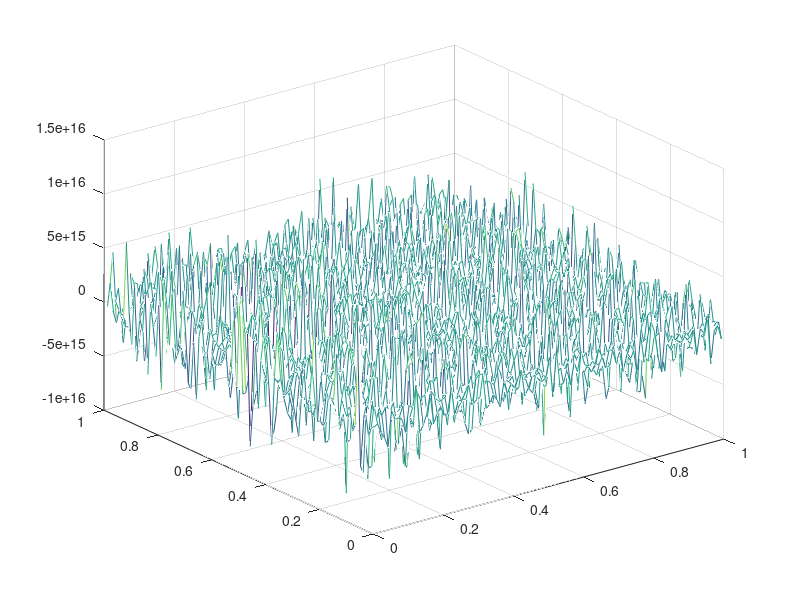

Reproduce this figure in MATLAB.
clear;
x=[0.01:0.01:1];
y=[0.01:0.01:1];
e=0.5;
[X,Y]=meshgrid(x,y)
Z=0.87.*(X.^0.05+0.035.*sin(4.*X)).*(exp(-3.3.*Y)-exp(-5.*Y)+exp(0.05.*Y)).*e;

i1=0.62;
i2=1;
k1=1.8;
k2=1.6;
h=(1+((1+k2)./(e./(i1*i2)+k2.*((1+k1)./k1))).*((k2./(1+k2)).*((1+k1)./k1-(e.*k1+k2.*(1+k1).*i1.*i2)./((1+k2).*i1.*i2*k1)).*0.019+e./((1+k2).*i1.*i2).*(1-0.99.*0.99.*Z.^2)))^-1;
mesh(X,Y,h);